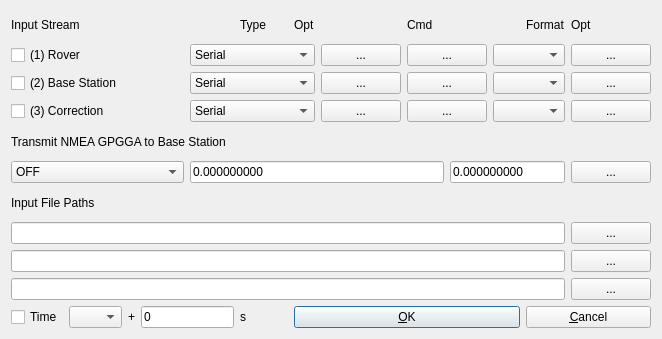
<?xml version="1.0" encoding="UTF-8"?>
<ui version="4.0">
 <class>InputStrDialog</class>
 <widget class="QWidget" name="InputStrDialog">
  <property name="geometry">
   <rect>
    <x>0</x>
    <y>0</y>
    <width>662</width>
    <height>339</height>
   </rect>
  </property>
  <property name="windowTitle">
   <string>Input Streams</string>
  </property>
  <property name="toolTip">
   <string/>
  </property>
  <layout class="QGridLayout" name="gridLayout">
   <item row="0" column="0" colspan="2">
    <widget class="QLabel" name="Label10">
     <property name="enabled">
      <bool>true</bool>
     </property>
     <property name="toolTip">
      <string/>
     </property>
     <property name="text">
      <string>Input Stream</string>
     </property>
    </widget>
   </item>
   <item row="0" column="5" colspan="2">
    <widget class="QLabel" name="Label5">
     <property name="enabled">
      <bool>true</bool>
     </property>
     <property name="toolTip">
      <string/>
     </property>
     <property name="text">
      <string>Type</string>
     </property>
    </widget>
   </item>
   <item row="0" column="7" colspan="2">
    <widget class="QLabel" name="Label6">
     <property name="enabled">
      <bool>true</bool>
     </property>
     <property name="toolTip">
      <string/>
     </property>
     <property name="text">
      <string>Opt</string>
     </property>
    </widget>
   </item>
   <item row="0" column="9" colspan="2">
    <widget class="QLabel" name="Label11">
     <property name="enabled">
      <bool>true</bool>
     </property>
     <property name="toolTip">
      <string/>
     </property>
     <property name="text">
      <string>Cmd</string>
     </property>
    </widget>
   </item>
   <item row="0" column="12">
    <widget class="QLabel" name="Label7">
     <property name="enabled">
      <bool>true</bool>
     </property>
     <property name="toolTip">
      <string/>
     </property>
     <property name="text">
      <string>Format</string>
     </property>
    </widget>
   </item>
   <item row="0" column="13">
    <widget class="QLabel" name="Label1">
     <property name="enabled">
      <bool>true</bool>
     </property>
     <property name="toolTip">
      <string/>
     </property>
     <property name="text">
      <string>Opt</string>
     </property>
    </widget>
   </item>
   <item row="1" column="0" colspan="4">
    <widget class="QCheckBox" name="StreamC1">
     <property name="toolTip">
      <string/>
     </property>
     <property name="text">
      <string>(1) Rover</string>
     </property>
    </widget>
   </item>
   <item row="1" column="4" colspan="4">
    <widget class="QComboBox" name="Stream1">
     <property name="enabled">
      <bool>true</bool>
     </property>
     <property name="toolTip">
      <string/>
     </property>
     <item>
      <property name="text">
       <string>Serial</string>
      </property>
     </item>
     <item>
      <property name="text">
       <string>TCP Client</string>
      </property>
     </item>
     <item>
      <property name="text">
       <string>TCP Server</string>
      </property>
     </item>
     <item>
      <property name="text">
       <string>NTRIP Client</string>
      </property>
     </item>
     <item>
      <property name="text">
       <string>File</string>
      </property>
     </item>
    </widget>
   </item>
   <item row="1" column="8">
    <widget class="QPushButton" name="BtnStr1">
     <property name="enabled">
      <bool>true</bool>
     </property>
     <property name="toolTip">
      <string/>
     </property>
     <property name="text">
      <string>...</string>
     </property>
    </widget>
   </item>
   <item row="1" column="9" colspan="2">
    <widget class="QPushButton" name="BtnCmd1">
     <property name="enabled">
      <bool>true</bool>
     </property>
     <property name="toolTip">
      <string/>
     </property>
     <property name="text">
      <string>...</string>
     </property>
    </widget>
   </item>
   <item row="1" column="11" colspan="2">
    <widget class="QComboBox" name="Format1">
     <property name="enabled">
      <bool>true</bool>
     </property>
     <property name="toolTip">
      <string/>
     </property>
    </widget>
   </item>
   <item row="1" column="13">
    <widget class="QPushButton" name="BtnRcvOpt1">
     <property name="enabled">
      <bool>true</bool>
     </property>
     <property name="toolTip">
      <string/>
     </property>
     <property name="text">
      <string>...</string>
     </property>
    </widget>
   </item>
   <item row="2" column="0" colspan="4">
    <widget class="QCheckBox" name="StreamC2">
     <property name="toolTip">
      <string/>
     </property>
     <property name="text">
      <string>(2) Base Station</string>
     </property>
    </widget>
   </item>
   <item row="2" column="4" colspan="4">
    <widget class="QComboBox" name="Stream2">
     <property name="enabled">
      <bool>true</bool>
     </property>
     <property name="toolTip">
      <string/>
     </property>
     <item>
      <property name="text">
       <string>Serial</string>
      </property>
     </item>
     <item>
      <property name="text">
       <string>TCP Client</string>
      </property>
     </item>
     <item>
      <property name="text">
       <string>TCP Server</string>
      </property>
     </item>
     <item>
      <property name="text">
       <string>NTRIP Client</string>
      </property>
     </item>
     <item>
      <property name="text">
       <string>File</string>
      </property>
     </item>
    </widget>
   </item>
   <item row="2" column="8">
    <widget class="QPushButton" name="BtnStr2">
     <property name="enabled">
      <bool>true</bool>
     </property>
     <property name="toolTip">
      <string/>
     </property>
     <property name="text">
      <string>...</string>
     </property>
    </widget>
   </item>
   <item row="2" column="9" colspan="2">
    <widget class="QPushButton" name="BtnCmd2">
     <property name="enabled">
      <bool>true</bool>
     </property>
     <property name="toolTip">
      <string/>
     </property>
     <property name="text">
      <string>...</string>
     </property>
    </widget>
   </item>
   <item row="2" column="11" colspan="2">
    <widget class="QComboBox" name="Format2">
     <property name="enabled">
      <bool>true</bool>
     </property>
     <property name="toolTip">
      <string/>
     </property>
    </widget>
   </item>
   <item row="2" column="13">
    <widget class="QPushButton" name="BtnRcvOpt2">
     <property name="enabled">
      <bool>true</bool>
     </property>
     <property name="toolTip">
      <string/>
     </property>
     <property name="text">
      <string>...</string>
     </property>
    </widget>
   </item>
   <item row="3" column="0" colspan="4">
    <widget class="QCheckBox" name="StreamC3">
     <property name="toolTip">
      <string/>
     </property>
     <property name="text">
      <string>(3) Correction</string>
     </property>
    </widget>
   </item>
   <item row="3" column="4" colspan="4">
    <widget class="QComboBox" name="Stream3">
     <property name="enabled">
      <bool>true</bool>
     </property>
     <property name="toolTip">
      <string/>
     </property>
     <item>
      <property name="text">
       <string>Serial</string>
      </property>
     </item>
     <item>
      <property name="text">
       <string>TCP Client</string>
      </property>
     </item>
     <item>
      <property name="text">
       <string>TCP Server</string>
      </property>
     </item>
     <item>
      <property name="text">
       <string>NTRIP Client</string>
      </property>
     </item>
     <item>
      <property name="text">
       <string>File</string>
      </property>
     </item>
     <item>
      <property name="text">
       <string>FTP</string>
      </property>
     </item>
     <item>
      <property name="text">
       <string>HTTP</string>
      </property>
     </item>
    </widget>
   </item>
   <item row="3" column="8">
    <widget class="QPushButton" name="BtnStr3">
     <property name="enabled">
      <bool>true</bool>
     </property>
     <property name="toolTip">
      <string/>
     </property>
     <property name="text">
      <string>...</string>
     </property>
    </widget>
   </item>
   <item row="3" column="9" colspan="2">
    <widget class="QPushButton" name="BtnCmd3">
     <property name="enabled">
      <bool>true</bool>
     </property>
     <property name="toolTip">
      <string/>
     </property>
     <property name="text">
      <string>...</string>
     </property>
    </widget>
   </item>
   <item row="3" column="11" colspan="2">
    <widget class="QComboBox" name="Format3">
     <property name="enabled">
      <bool>true</bool>
     </property>
     <property name="toolTip">
      <string/>
     </property>
    </widget>
   </item>
   <item row="3" column="13">
    <widget class="QPushButton" name="BtnRcvOpt3">
     <property name="enabled">
      <bool>true</bool>
     </property>
     <property name="toolTip">
      <string/>
     </property>
     <property name="text">
      <string>...</string>
     </property>
    </widget>
   </item>
   <item row="4" column="0" colspan="7">
    <widget class="QLabel" name="LabelNmea">
     <property name="enabled">
      <bool>true</bool>
     </property>
     <property name="toolTip">
      <string/>
     </property>
     <property name="text">
      <string>Transmit NMEA GPGGA to Base Station</string>
     </property>
    </widget>
   </item>
   <item row="5" column="0" colspan="4">
    <widget class="QComboBox" name="NmeaReqL">
     <property name="enabled">
      <bool>true</bool>
     </property>
     <property name="toolTip">
      <string/>
     </property>
     <item>
      <property name="text">
       <string>OFF</string>
      </property>
     </item>
     <item>
      <property name="text">
       <string>Latitude/Longitude</string>
      </property>
     </item>
     <item>
      <property name="text">
       <string>Single Solution</string>
      </property>
     </item>
    </widget>
   </item>
   <item row="5" column="4" colspan="6">
    <widget class="QLineEdit" name="NmeaPos1">
     <property name="enabled">
      <bool>true</bool>
     </property>
     <property name="toolTip">
      <string/>
     </property>
     <property name="text">
      <string>0.000000000</string>
     </property>
    </widget>
   </item>
   <item row="5" column="10" colspan="3">
    <widget class="QLineEdit" name="NmeaPos2">
     <property name="enabled">
      <bool>true</bool>
     </property>
     <property name="toolTip">
      <string/>
     </property>
     <property name="text">
      <string>0.000000000</string>
     </property>
    </widget>
   </item>
   <item row="5" column="13">
    <widget class="QPushButton" name="BtnPos">
     <property name="enabled">
      <bool>true</bool>
     </property>
     <property name="toolTip">
      <string/>
     </property>
     <property name="text">
      <string>...</string>
     </property>
    </widget>
   </item>
   <item row="6" column="0" colspan="2">
    <widget class="QLabel" name="LabelF1">
     <property name="enabled">
      <bool>true</bool>
     </property>
     <property name="toolTip">
      <string/>
     </property>
     <property name="text">
      <string>Input File Paths</string>
     </property>
    </widget>
   </item>
   <item row="7" column="0" colspan="13">
    <widget class="QLineEdit" name="FilePath1">
     <property name="enabled">
      <bool>true</bool>
     </property>
     <property name="toolTip">
      <string/>
     </property>
     <property name="text">
      <string/>
     </property>
    </widget>
   </item>
   <item row="7" column="13">
    <widget class="QPushButton" name="BtnFile1">
     <property name="enabled">
      <bool>true</bool>
     </property>
     <property name="toolTip">
      <string/>
     </property>
     <property name="text">
      <string>...</string>
     </property>
    </widget>
   </item>
   <item row="8" column="0" colspan="13">
    <widget class="QLineEdit" name="FilePath2">
     <property name="enabled">
      <bool>true</bool>
     </property>
     <property name="toolTip">
      <string/>
     </property>
     <property name="text">
      <string/>
     </property>
    </widget>
   </item>
   <item row="8" column="13">
    <widget class="QPushButton" name="BtnFile2">
     <property name="enabled">
      <bool>true</bool>
     </property>
     <property name="toolTip">
      <string/>
     </property>
     <property name="text">
      <string>...</string>
     </property>
    </widget>
   </item>
   <item row="9" column="0" colspan="13">
    <widget class="QLineEdit" name="FilePath3">
     <property name="enabled">
      <bool>true</bool>
     </property>
     <property name="toolTip">
      <string/>
     </property>
     <property name="text">
      <string/>
     </property>
    </widget>
   </item>
   <item row="9" column="13">
    <widget class="QPushButton" name="BtnFile3">
     <property name="enabled">
      <bool>true</bool>
     </property>
     <property name="toolTip">
      <string/>
     </property>
     <property name="text">
      <string>...</string>
     </property>
    </widget>
   </item>
   <item row="10" column="0">
    <widget class="QCheckBox" name="TimeTagC">
     <property name="toolTip">
      <string/>
     </property>
     <property name="text">
      <string>Time</string>
     </property>
    </widget>
   </item>
   <item row="10" column="1">
    <widget class="QComboBox" name="TimeSpeedL">
     <property name="enabled">
      <bool>true</bool>
     </property>
     <property name="toolTip">
      <string/>
     </property>
     <item>
      <property name="text">
       <string/>
      </property>
     </item>
     <item>
      <property name="text">
       <string>x0.1</string>
      </property>
     </item>
     <item>
      <property name="text">
       <string>x0.2</string>
      </property>
     </item>
     <item>
      <property name="text">
       <string>x0.5</string>
      </property>
     </item>
     <item>
      <property name="text">
       <string>x1</string>
      </property>
     </item>
     <item>
      <property name="text">
       <string>x2</string>
      </property>
     </item>
     <item>
      <property name="text">
       <string>x5</string>
      </property>
     </item>
     <item>
      <property name="text">
       <string>x10</string>
      </property>
     </item>
    </widget>
   </item>
   <item row="10" column="2">
    <widget class="QLabel" name="LabelF3">
     <property name="enabled">
      <bool>true</bool>
     </property>
     <property name="toolTip">
      <string/>
     </property>
     <property name="text">
      <string>+</string>
     </property>
    </widget>
   </item>
   <item row="10" column="3" colspan="2">
    <widget class="QLineEdit" name="TimeStartE">
     <property name="enabled">
      <bool>true</bool>
     </property>
     <property name="toolTip">
      <string/>
     </property>
     <property name="text">
      <string>0</string>
     </property>
    </widget>
   </item>
   <item row="10" column="5">
    <widget class="QLabel" name="LabelF2">
     <property name="enabled">
      <bool>true</bool>
     </property>
     <property name="toolTip">
      <string/>
     </property>
     <property name="text">
      <string>s</string>
     </property>
    </widget>
   </item>
   <item row="10" column="7" colspan="5">
    <widget class="QPushButton" name="BtnOk">
     <property name="enabled">
      <bool>true</bool>
     </property>
     <property name="toolTip">
      <string/>
     </property>
     <property name="text">
      <string>&amp;OK</string>
     </property>
     <property name="autoDefault">
      <bool>true</bool>
     </property>
     <property name="default">
      <bool>true</bool>
     </property>
    </widget>
   </item>
   <item row="10" column="12" colspan="2">
    <widget class="QPushButton" name="BtnCancel">
     <property name="enabled">
      <bool>true</bool>
     </property>
     <property name="toolTip">
      <string/>
     </property>
     <property name="text">
      <string>&amp;Cancel</string>
     </property>
    </widget>
   </item>
  </layout>
 </widget>
 <tabstops>
  <tabstop>StreamC1</tabstop>
  <tabstop>Stream1</tabstop>
  <tabstop>BtnStr1</tabstop>
  <tabstop>BtnCmd1</tabstop>
  <tabstop>Format1</tabstop>
  <tabstop>BtnRcvOpt1</tabstop>
  <tabstop>StreamC2</tabstop>
  <tabstop>Stream2</tabstop>
  <tabstop>BtnStr2</tabstop>
  <tabstop>BtnCmd2</tabstop>
  <tabstop>Format2</tabstop>
  <tabstop>BtnRcvOpt2</tabstop>
  <tabstop>StreamC3</tabstop>
  <tabstop>Stream3</tabstop>
  <tabstop>BtnStr3</tabstop>
  <tabstop>BtnCmd3</tabstop>
  <tabstop>Format3</tabstop>
  <tabstop>BtnRcvOpt3</tabstop>
  <tabstop>NmeaReqL</tabstop>
  <tabstop>NmeaPos1</tabstop>
  <tabstop>NmeaPos2</tabstop>
  <tabstop>BtnPos</tabstop>
  <tabstop>FilePath1</tabstop>
  <tabstop>BtnFile1</tabstop>
  <tabstop>FilePath2</tabstop>
  <tabstop>BtnFile2</tabstop>
  <tabstop>FilePath3</tabstop>
  <tabstop>BtnFile3</tabstop>
  <tabstop>TimeTagC</tabstop>
  <tabstop>TimeSpeedL</tabstop>
  <tabstop>TimeStartE</tabstop>
  <tabstop>BtnOk</tabstop>
  <tabstop>BtnCancel</tabstop>
 </tabstops>
 <resources/>
 <connections/>
</ui>
